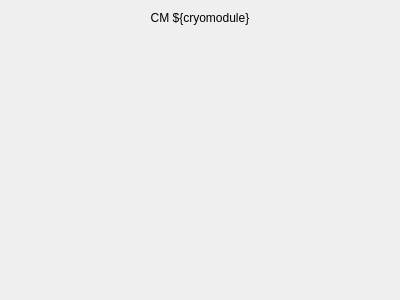
<?xml version="1.0" encoding="UTF-8"?>
<ui version="4.0">
 <class>Form</class>
 <widget class="QWidget" name="Form">
  <property name="geometry">
   <rect>
    <x>0</x>
    <y>0</y>
    <width>400</width>
    <height>300</height>
   </rect>
  </property>
  <property name="windowTitle">
   <string>Form</string>
  </property>
  <layout class="QVBoxLayout" name="verticalLayout">
   <item>
    <widget class="QLabel" name="label">
     <property name="sizePolicy">
      <sizepolicy hsizetype="Preferred" vsizetype="Maximum">
       <horstretch>0</horstretch>
       <verstretch>0</verstretch>
      </sizepolicy>
     </property>
     <property name="text">
      <string>CM ${cryomodule}</string>
     </property>
     <property name="alignment">
      <set>Qt::AlignCenter</set>
     </property>
    </widget>
   </item>
   <item>
    <widget class="PyDMTemplateRepeater" name="PyDMTemplateRepeater">
     <property name="toolTip">
      <string/>
     </property>
     <property name="countShownInDesigner" stdset="0">
      <number>8</number>
     </property>
     <property name="templateFilename" stdset="0">
      <string>cavityfaultbutton.ui</string>
     </property>
     <property name="dataSource" stdset="0">
      <string>cavities.json</string>
     </property>
    </widget>
   </item>
  </layout>
 </widget>
 <customwidgets>
  <customwidget>
   <class>PyDMTemplateRepeater</class>
   <extends>QFrame</extends>
   <header>pydm.widgets.template_repeater</header>
   <container>1</container>
  </customwidget>
 </customwidgets>
 <resources/>
 <connections/>
</ui>
